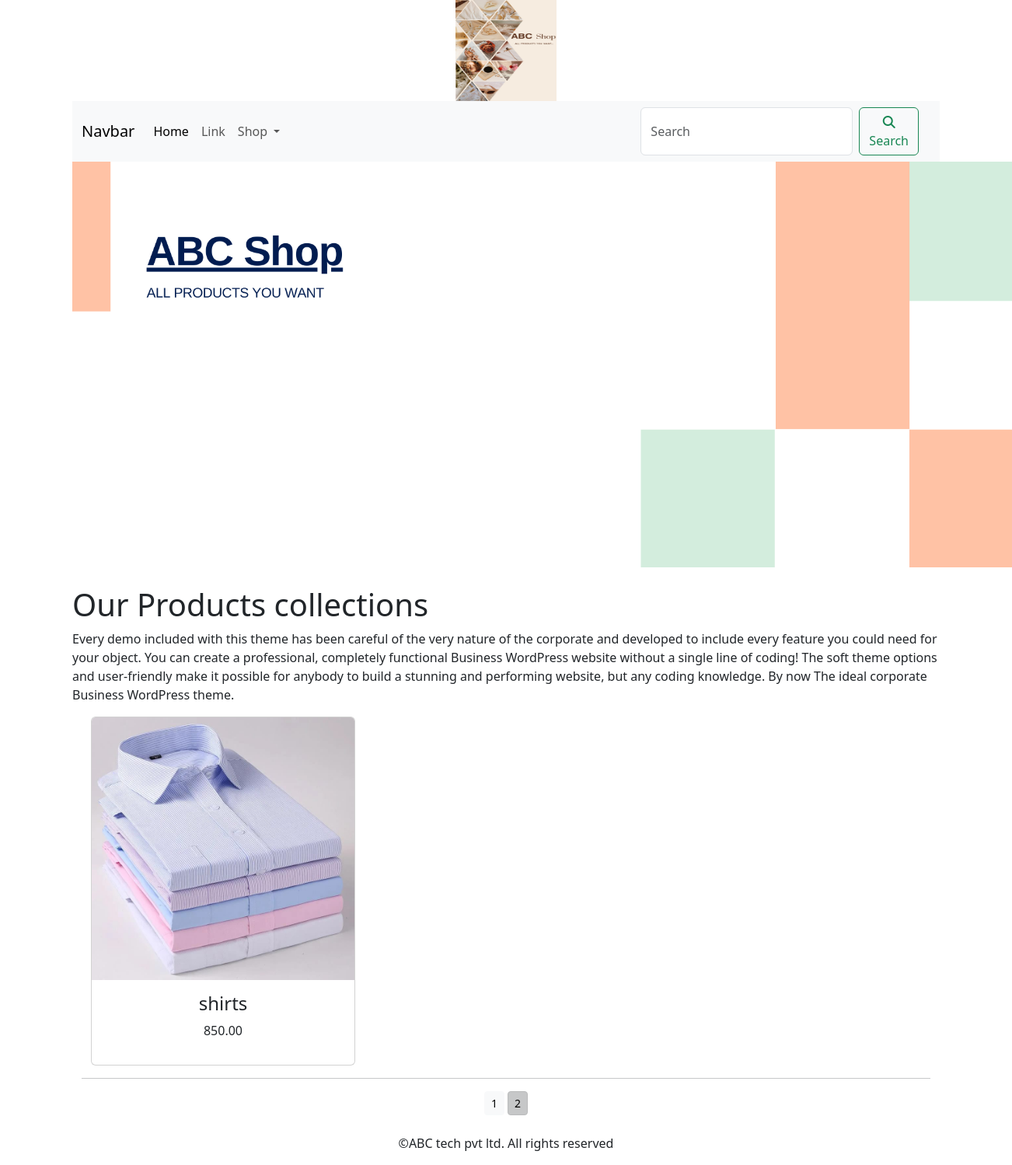
Screenshot of /?page=2 with the database file from the repository.
### shop/models.py (models this page shows, shortened)
class Product(models.Model):
    name=models.CharField(max_length=250,unique=True)
    slug=models.SlugField(max_length=250,unique=True)
    description=models.TextField(blank=True)
    price=models.DecimalField(max_digits=10,decimal_places=2)
    category=models.ForeignKey(Category,on_delete=models.CASCADE)
    image=models.ImageField(upload_to='product',blank=True)
    stock=models.IntegerField()
    available=models.BooleanField(default=True)
    created=models.DateTimeField(auto_now_add=True)
    updated=models.DateTimeField(auto_now=True)
    def get_url(self):
        return reverse('shop:prodCatdetail',args=[self.category.slug,self.slug])
    class Meta:
        ordering=('name',)
        verbose_name='product'
        verbose_name_plural='products'

### shop/views.py (the view)
# urls.py: path('',views.allProdCat,name='allProdCat'),
def allProdCat(request,c_slug=None):
    c_page=None
    products_list=None
    if c_slug is not None:
        c_page=get_object_or_404(Category,slug=c_slug)
        products_list=Product.objects.all().filter(category=c_page,available=True)
    else:
        products_list=Product.objects.all().filter(available=True)
    paginator=Paginator(products_list,6)
    try:
        page=int(request.GET.get('page','1'))
    except:
        page=1
    try:
        products=paginator.page(page)
    except(EmptyPage,InvalidPage):
        products=paginator.page(paginator.num_pages)
    return render(request,"category.html",{'category':c_page,'products':products})

### cart/context_processors.py (called while the page is built)
def counter(request):
    item_count=0
    if 'admin' in request.path:
        return {}
    else:
        try:
            cart=Cart.objects.filter(cart_id=_cart_id(request))
            cart_items=CartItem.objects.all().filter(cart=cart[:1])
            for cart_item in cart_items:
                item_count += cart_item.quantity
        except Cart.DoesNotExist:
            item_count =0
    return dict(item_count=item_count)

### cart/views.py (called while the page is built)
def _cart_id(request):
    cart=request.session.session_key
    if not cart:
        cart=request.session.create()
    return cart

### shop/context_processors.py (called while the page is built)
def menu_links(request):
    links=Category.objects.all()
    return dict(links=links)

### shop/models.py (called while the page is built)
    def get_url(self):
        return reverse ('shop:products_by_category',args=[self.slug])

### template/category.html (shortened to what this page needs)
{% extends 'base.html' %}
{% load static %}
{% block content %}
     <div class="mx-auto">
     {% if category %}
         <img class="my_image" src="{{category.image.url}}" alt="{{category.name}}">
     </div><br>
     <div>
         <h1 class="text-center my_title">{{category.name}}</h1>
         <p class="text-justify"> {{category.description}}</p>
     </div>
     {% else %}
     <div>
          <img src="{% static 'img/banner.png' %}" alt="our products" width="1250px;">
     </div><br>
     <div>
          <h1>Our Products collections</h1>
          <p>Every demo included with this theme has been careful of the very nature of the corporate and developed to include every feature you could need for your object. You can create a professional, completely functional Business WordPress website without a single line of coding! The soft theme options and user-friendly make it possible for anybody to build a stunning and performing website, but any coding knowledge. By now The ideal corporate Business WordPress theme.
          </p>
     </div>
     {% endif %}
<div class="container">
     <div class="row mx-auto">
          {% for product in products.object_list %}
          <div class="my_bottom_margin col-9 col-sm-12 col-md-4 col-lg-4">
               <div class="card text-center" style="min-wid:18rem;">
                    <a href="{{product.get_url}}"><img class="card-img-top my_image" src="{{product.image.url}}" alt="{{product.name}}"></a>
                   <div class="card-body">
                       <h4>{{product.name}}</h4>
                       <p>{{product.price}}</p>
                   </div>
               </div>
          </div>
         {% endfor %}
     </div>
    <div class="mx-auto">
        {% if products.paginator.num_pages > 1 %}
        <hr>
        <div class="text-center">
            {% for pg in products.paginator.page_range %}
            <a href="?page={{pg}}" class="btn btn-light btn-sm {% if products.number == pg %} active {% endif %}">{{pg}}</a>
            {% endfor %}
        </div>
        {% endif %}
    </div>
    <br>
</div>
{% endblock %}

### rows the page displays
Product: image (picture), name "shirts", price "850.00"

### other values shown
{{ pg }} "1" "2"
